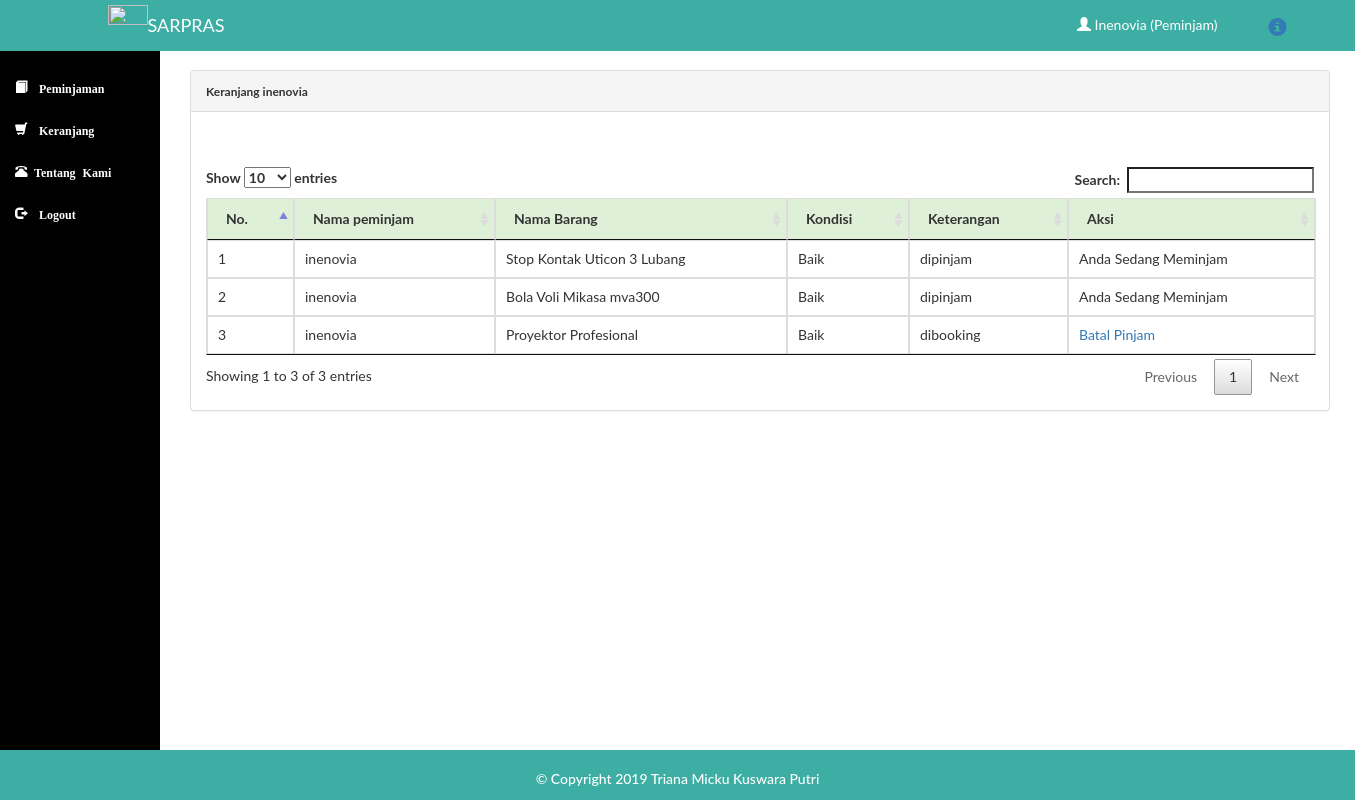
Page /uji_ukom/peminjaman/keranjang.php (signed in) on the committed database.
### tables this page shows
CREATE TABLE `peminjaman` (
  `id_pinjam` int(11) NOT NULL,
  `id_pengguna` int(11) NOT NULL,
  `id_barang` int(11) NOT NULL,
  `tgl_pinjam` date NOT NULL,
  `tgl_kembali` date NOT NULL,
  `status` char(1) NOT NULL
);

CREATE TABLE `barang` (
  `id_barang` int(11) NOT NULL,
  `id_jenis` int(11) NOT NULL,
  `gambar` varchar(200) NOT NULL,
  `spek_barang` varchar(50) NOT NULL,
  `kondisi` varchar(20) NOT NULL,
  `sumber_dana` varchar(50) NOT NULL,
  `harga` varchar(100) NOT NULL,
  `id_dist` int(11) NOT NULL,
  `tgl_beli` date NOT NULL
);

### uji_ukom/peminjaman/keranjang.php (the view, shortened to what this page needs)
<?php
	include '../index.php';
	$id_pengguna = $_SESSION['id_pengguna'];
	$sql = mysql_query("SELECT * FROM peminjaman INNER JOIN barang ON barang.id_barang = peminjaman.id_barang WHERE id_pengguna = '$id_pengguna' AND status != '2' ORDER BY status DESC ");
 ?><br>
<div class="container">
 		<div class="panel panel-default">
		<div class="panel-heading">
			<b style="font-size: 12px;">Keranjang <?php echo $_SESSION['nm_pengguna'] ?></b>
		</div>
		<div class="panel-body">
			<?php if($_SESSION['jabatan'] == 'Admin'){ ?>
    		<a href="tambah_peng.php" class="btn btn-info btn-sm glyphicon glyphicon-plus">Tambah</a>
		<?php } ?><br><br>
 <table class="table table datatable table-bordered ">
 	<thead>
 		<tr class="success">
 		<th>No.</th>
 					<th>Nama peminjam</th>
 					<th>Nama Barang</th>
 					<th>Kondisi</th>
 					<th>Keterangan</th>
 					<th>Aksi</th>
 	</tr>
 	</thead>
 		<tbody>
 	<?php
				$no = 1;
				while($data = mysql_fetch_array($sql)) { ?>
					<tr>
						<td><?php echo $no; ?></td>
						<td><?php echo $_SESSION['nm_pengguna']; ?></td>
						<td><?php echo $data['spek_barang']; ?></td>
						<td><?php echo $data['kondisi']; ?></td>
						<?php
							if ($data['status'] == '0') {
								$stat2 = "dibooking";
							}else{
								$stat2 = "dipinjam";
							} ?>
						<td><?php echo $stat2; ?></td>
						<?php
							if ($data['status'] == '0') {
								$stat = "<a href='?id_pinjam=".$data['id_pinjam']."&id=".$id_pengguna."'>Batal Pinjam</a>";
							}else{
								$stat = "Anda Sedang Meminjam";
							} ?>
						<td><?php echo $stat; ?></td>
				</tr>
			<?php $no++;} ?>
 			</table>
</div>
</div>
</div>
 <?php
	include '../footer.php';
 ?>

### uji_ukom/assets/style.css (style rules this page uses)
body { font-family: 'Lato', sans-serif; background-image: url(img/); background-repeat: no-repeat; background-attachment: fixed; background-size: cover; }

### uji_ukom/index.php (style rules this page uses)
body { font-family: "Lato", sans-serif !important; padding-left: 175px; padding-right: 30px; margin-top: 10px; }

### rows in the picture
peminjaman: id_barang.spek_barang "Stop Kontak Uticon 3 Lubang", id_barang.kondisi "Baik", status "dipinjam", status "Anda Sedang Meminjam"
peminjaman: id_barang.spek_barang "Bola Voli Mikasa mva300", id_barang.kondisi "Baik", status "dipinjam", status "Anda Sedang Meminjam"
peminjaman: id_barang.spek_barang "Proyektor Profesional", id_barang.kondisi "Baik", status "dibooking"

### other values in the picture
$_SESSION['nm_pengguna'] "Inenovia"
$_SESSION['jabatan'] "Peminjam"
$_SESSION['nm_pengguna'] "inenovia"
